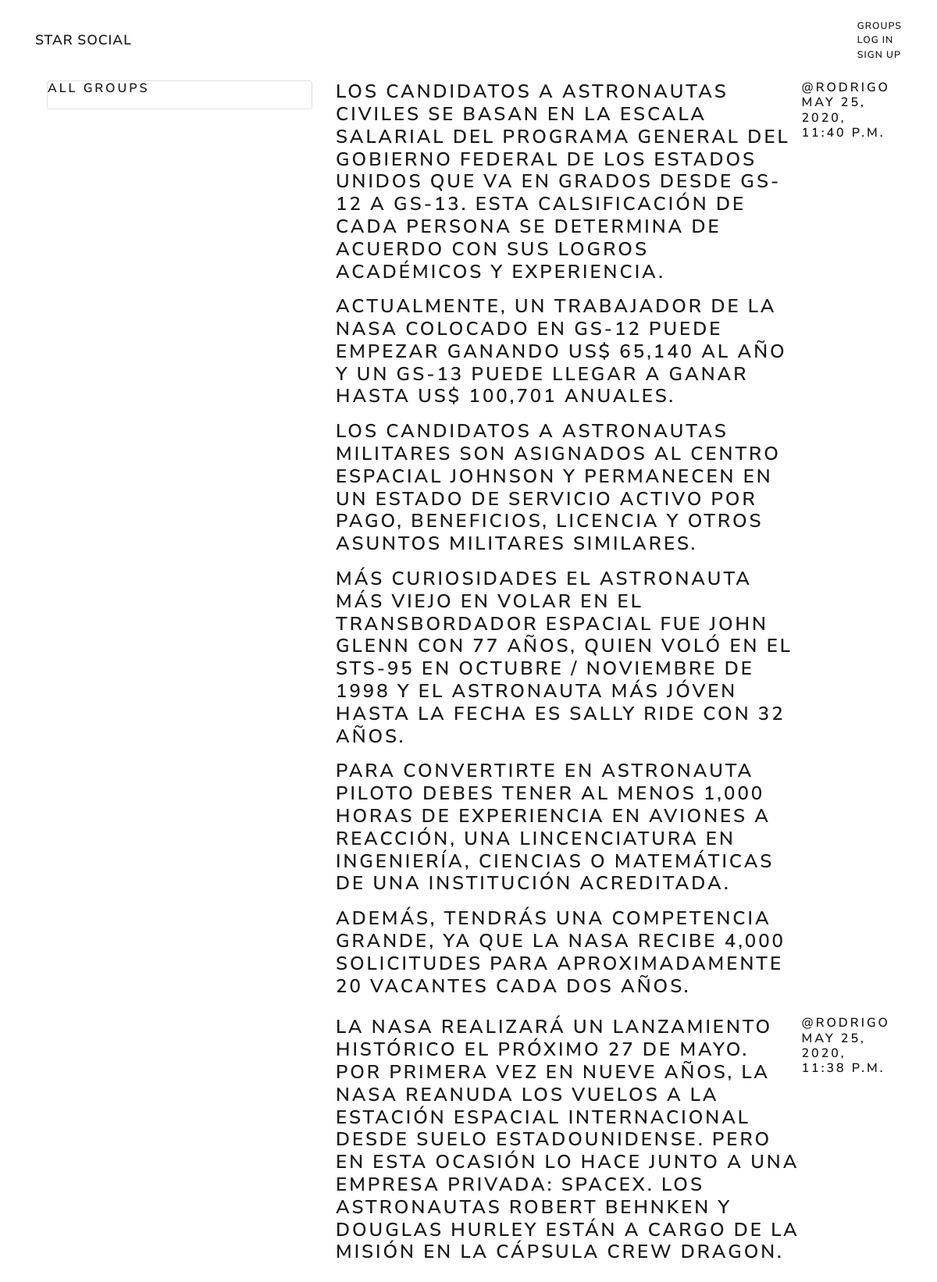
/posts/, run on the app's committed database.
### posts/models.py (models this page shows, shortened)
class Post(models.Model):
    user = models.ForeignKey(User, related_name='posts', on_delete=models.CASCADE)
    created_at = models.DateTimeField(auto_now=True)
    message = models.TextField()
    message_html = models.TextField(editable=False)
    group = models.ForeignKey(Group, related_name='posts', null=True, blank=True, on_delete=models.CASCADE)
    class Meta:
        ordering = ['-created_at']
        unique_together = ['user', 'message']

### accounts/models.py (models this page shows)
class User(AbstractUser):
    def __str__(self):
        return "@{}".format(self.username)

### posts/views.py (the view)
# urls.py: path('', views.PostList.as_view(), name='all'),
class PostList(SelectRelatedMixin, generic.ListView):
    model = models.Post
    select_related = ('user', 'group')

### posts/templates/posts/post_list.html (shortened to what this page needs)
{% extends "posts/post_base.html" %}
{% block prepost %}
<div class="col-md-4">
    <div class="card card-with-shadow">
        <div class="content">
            <h5 class="title">All Groups</h5>
        </div>
    </div>
</div>
{% endblock %}
{% block post_content %}
<div class="col-md-8">
    {% for post in post_list %}
    {% include "posts/_post.html" %}
    {% endfor %}
</div>
{% endblock %}

### posts/templates/posts/_post.html (shortened to what this page needs)
<div class="post media">
    <h3>{{post.message_html|safe}}</h3>
    <div class="media-body">
        <h5 class="media-heading">
            <span class="username">
                <a href="{% url 'posts:for_user' username=post.user.username %}">
                @{{post.user.username}}
                </a>
            </span>
            <time class="time">
                <a href="{% url 'posts:single' username=post.user.username pk=post.pk}">
                {{post.created_at}}
                </a>
            </time>
        </h5>
    </div>
</div>

### data on the page
Post: message_html "LOS CANDIDATOS A ASTRONAUTAS CIVILES SE BASAN EN LA ESCALA SALARIAL DEL PROGRAMA GENERAL DEL GOBIERNO FEDERAL DE LOS ESTADOS UNIDOS QUE VA EN GRADOS DESDE GS-12 A GS-13. ESTA CALSIFICACIÓN DE CADA PERSONA SE DETERMINA DE ACUERDO CON SUS LOGROS ACADÉMICOS Y EXPERIENCIA. ACTUALMENTE, UN TRABAJADOR DE LA NASA COLOCADO EN GS-12 PUEDE EMPEZAR GANANDO US$ 65,140 AL AÑO Y UN GS-13 PUEDE LLEGAR A GANAR HASTA US$ 100,701 ANUALES. LOS CANDIDATOS A ASTRONAUTAS MILITARES SON ASIGNADOS AL CENTRO ESPACIAL JOHNSON Y PERMANECEN EN UN ESTADO DE SERVICIO ACTIVO POR PAGO, BENEFICIOS, LICENCIA Y OTROS ASUNTOS MILITARES SIMILARES. MÁS CURIOSIDADES EL ASTRONAUTA MÁS VIEJO EN VOLAR EN EL TRANSBORDADOR ESPACIAL…", user.username "RODRIGO", created_at "MAY 25, 2020, 11:40 P.M."
Post: message_html "LA NASA REALIZARÁ UN LANZAMIENTO HISTÓRICO EL PRÓXIMO 27 DE MAYO. POR PRIMERA VEZ EN NUEVE AÑOS, LA NASA REANUDA LOS VUELOS A LA ESTACIÓN ESPACIAL INTERNACIONAL DESDE SUELO ESTADOUNIDENSE. PERO EN ESTA OCASIÓN LO HACE JUNTO A UNA EMPRESA PRIVADA: SPACEX. LOS ASTRONAUTAS ROBERT BEHNKEN Y DOUGLAS HURLEY ESTÁN A CARGO DE LA MISIÓN EN LA CÁPSULA CREW DRAGON.", user.username "RODRIGO", created_at "MAY 25, 2020, 11:38 P.M."
